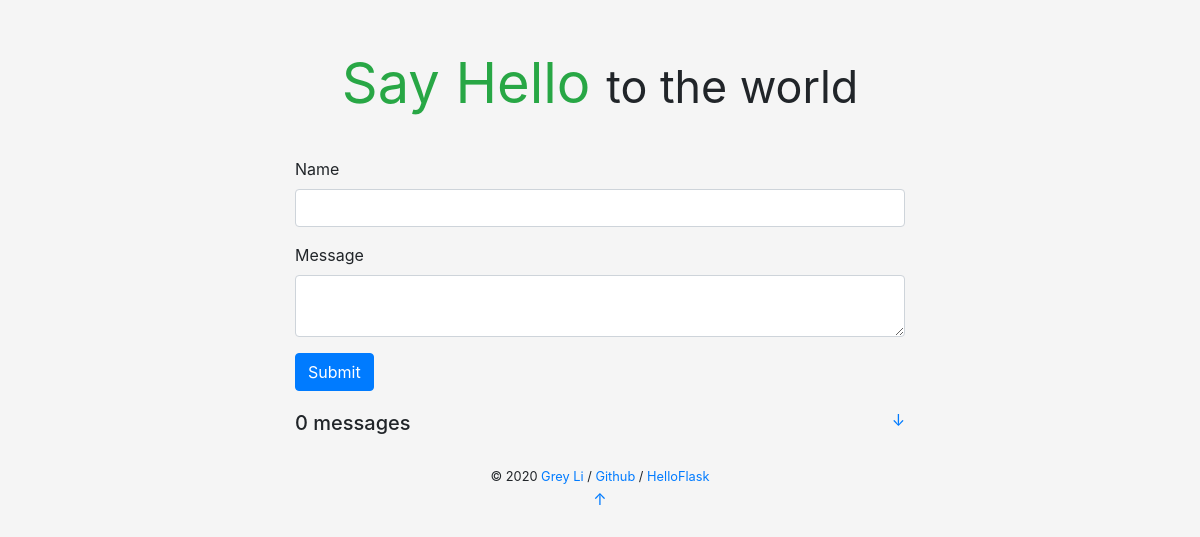
The app's page /, older data.
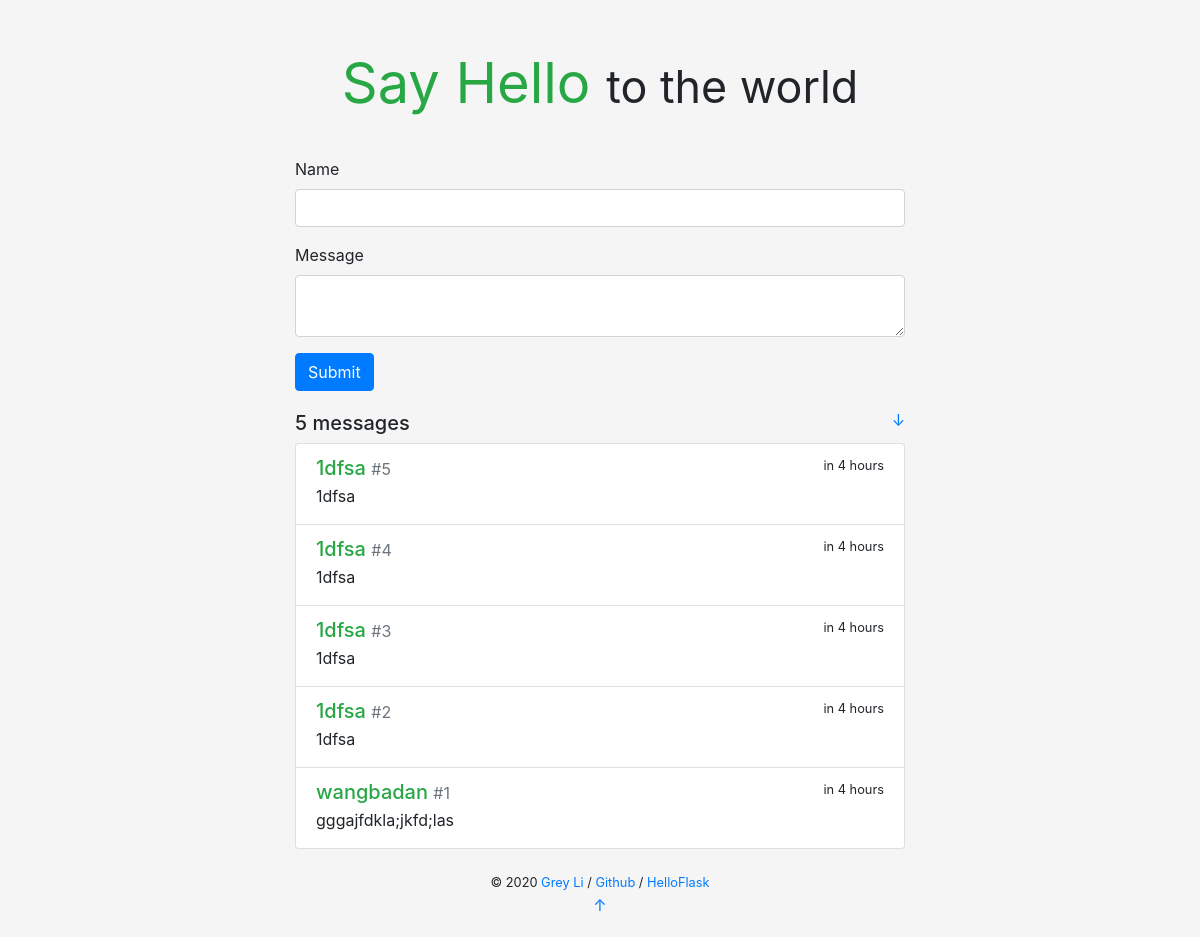
The same page, newer data.
### sayhello/models.py (models this page shows)
class Message(db.Model):
    id = db.Column(db.Integer, primary_key = True)
    body = db.Column(db.String(200))
    name = db.Column(db.String(20))
    timestamp = db.Column(db.DateTime, default=datetime.now, index=True)

### sayhello/views.py (the view, shortened to what this page needs)
@app.route('/', methods=['GET', 'POST'])
def index():
    messages = Message.query.order_by(Message.timestamp.desc()).all()
    form = HelloForm()
    return render_template('index.html', form=form, messages=messages)

### sayhello/forms.py
class HelloForm(FlaskForm):
    name = StringField('Name', validators=[DataRequired(), Length(1, 20)])
    body = TextAreaField('Message', validators=[DataRequired(), Length(1, 200)])
    submit = SubmitField()

### sayhello/templates/index.html
{% extends 'base.html' %}
{% from 'bootstrap/form.html' import render_form %}
{% block content %}
    <div class="hello-form">
        {{ render_form(form, action=request.full_path) }}
    </div>
    <h5>{{ messages|length }} messages
        <small class="float-right">
            <a href="#bottom" title="Go Bottom">&darr;</a>
        </small>
    </h5>
    <div class="list-group">
        {% for message in messages %}
            <a class="list-group-item list-group-item-action flex-column">
                <div class="d-flex w-100 justify-content-between">
                    <h5 class="mb-1 text-success">{{ message.name }}
                        <small class="text-muted">#{{ loop.revindex }}</small>
                    </h5>
                    <small data-toggle="tooltip" data-placement="top"
                           data-timestamp="{{ message.timestamp.strftime('%Y-%m-%dT%H:%M:%SZ') }}"
                           data-delay="500">
                        {{ moment(message.timestamp).fromNow(refresh=True) }}
                    </small>
                </div>
                <p class="mb-1">{{ message.body }}</p>
            </a>
        {% endfor %}
    </div>
{% endblock %}

### sayhello/templates/base.html (shortened to what this page needs)
<!DOCTYPE html>
<html lang="en">
<head>
    <link rel="stylesheet" href="{{ url_for('static', filename='css/bootstrap.min.css') }}" type="text/css">
    <link rel="stylesheet" href="{{ url_for('static', filename='css/style.css') }}" type="text/css">
</head>
<body>
<main class="container">
    <header>
        <h1 class="text-center display-4">
            <a href="{{ url_for('index') }}" class="text-success"><strong>Say Hello</strong></a>
            <small style="text-muted sub-title">to the world</small>
        </h1>
    </header>
    {% block content %}{% endblock %}
    <footer class="text-center">
        {% block footer %}
            <small> &copy; 2020 <a href="http://greyli.com" title="Written by Grey Li">Grey Li</a> /
                <a href="https://github.com/greyli/sayhello" title="Fork me on Github">Github</a> /
                <a href="http://helloflask.com" title="A HelloFlask project">HelloFlask</a>
            </small>
        <p><a id="bottom" href="#" title="Go Top">&uarr;</a></p>
        {% endblock %}
    </footer>
</main>
</body>
</html>

### sayhello/static/css/style.css (style rules this page uses)
body { background-color: rgb(245, 245, 245) !important; }
p { overflow-wrap: break-word; word-wrap: break-word; }
.container { max-width: 640px !important; }
.hello-form { margin-bottom: 20px; }
header { margin: 50px 0 40px 0; }
header h1 { font-size: 60px; font-weight: bold; }
header a { text-decoration: none !important; }
footer { margin: 20px; }

Row changes from the older to the newer data that the page shows:
added Message: name "1dfsa", timestamp "in 4 hours", body "1dfsa"
added Message: name "1dfsa", timestamp "in 4 hours", body "1dfsa"
added Message: name "1dfsa", timestamp "in 4 hours", body "1dfsa"
added Message: name "1dfsa", timestamp "in 4 hours", body "1dfsa"
added Message: name "wangbadan", timestamp "in 4 hours", body "gggajfdkla;jkfd;las"
Text that changed along with them:
{{ messages|length }}: "0" → "5"
